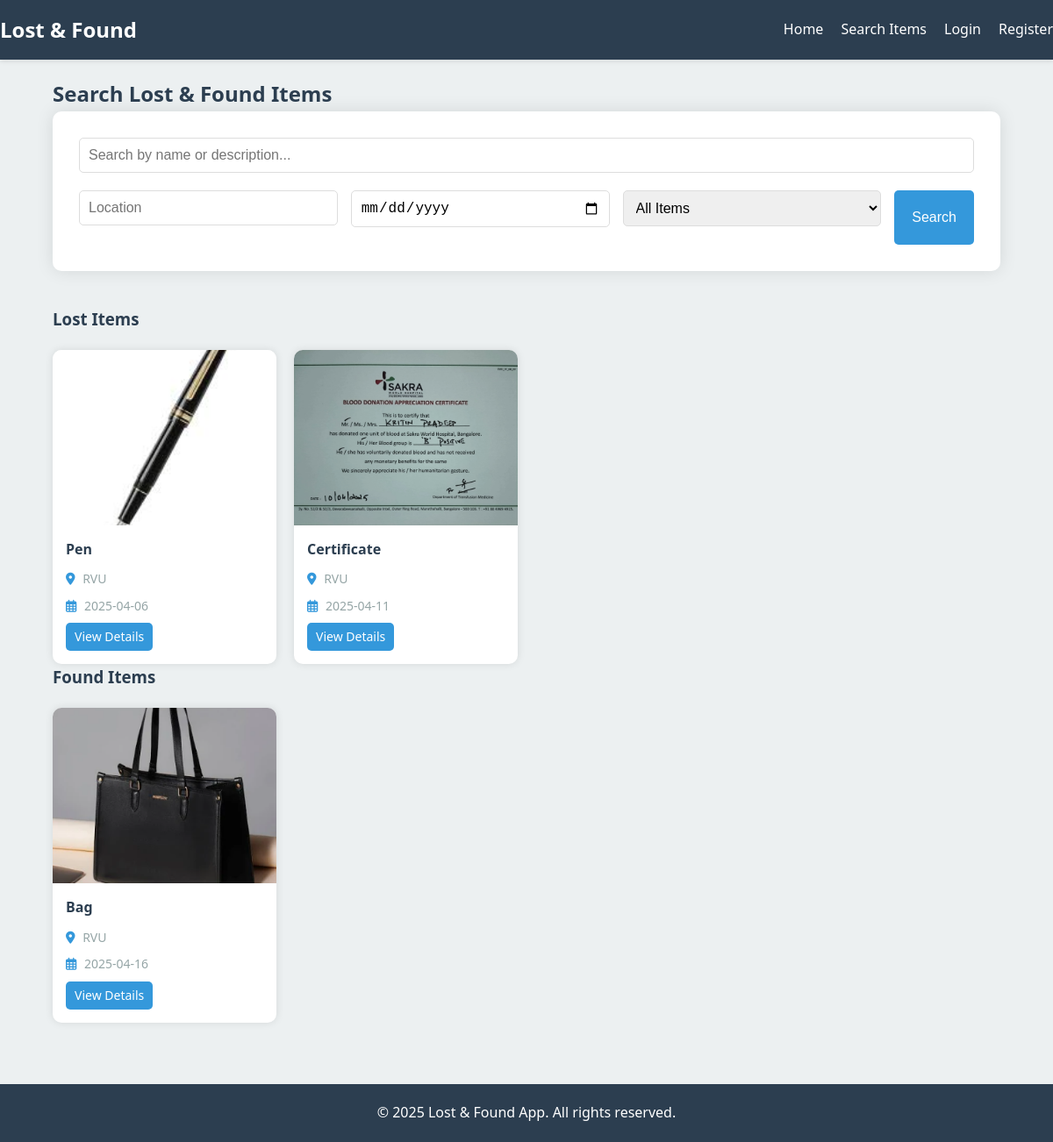
Screenshot of /items/search with the database file from the repository.
### app.py (models this page shows)
class LostItem(db.Model):
    id = db.Column(db.Integer, primary_key=True)
    name = db.Column(db.String(100), nullable=False)
    description = db.Column(db.Text, nullable=False)
    location = db.Column(db.String(100), nullable=False)
    date_lost = db.Column(db.Date, nullable=False)
    image = db.Column(db.String(100))
    status = db.Column(db.String(20), default='lost')
    created_at = db.Column(db.DateTime, default=datetime.utcnow)
    user_id = db.Column(db.Integer, db.ForeignKey('user.id'), nullable=False)

class FoundItem(db.Model):
    id = db.Column(db.Integer, primary_key=True)
    name = db.Column(db.String(100), nullable=False)
    description = db.Column(db.Text, nullable=False)
    location = db.Column(db.String(100), nullable=False)
    date_found = db.Column(db.Date, nullable=False)
    image = db.Column(db.String(100))
    status = db.Column(db.String(20), default='found')
    created_at = db.Column(db.DateTime, default=datetime.utcnow)
    user_id = db.Column(db.Integer, db.ForeignKey('user.id'), nullable=False)

### app.py (the view)
    @app.route('/items/search')
    def search_items():
        query = request.args.get('query', '')
        location = request.args.get('location', '')
        date = request.args.get('date', '')
        item_type = request.args.get('type', 'all')
        lost_items = []
        found_items = []
        if item_type in ['all', 'lost']:
            lost_query = LostItem.query.filter(LostItem.status == 'lost')
            if query:
                lost_query = lost_query.filter(
                    (LostItem.name.ilike(f'%{query}%')) |
                    (LostItem.description.ilike(f'%{query}%'))
                )
            if location:
                lost_query = lost_query.filter(LostItem.location.ilike(f'%{location}%'))
            if date:
                try:
                    date_obj = datetime.strptime(date, '%Y-%m-%d').date()
                    lost_query = lost_query.filter(LostItem.date_lost == date_obj)
                except ValueError:
                    pass
            lost_items = lost_query.all()
        if item_type in ['all', 'found']:
            found_query = FoundItem.query.filter(FoundItem.status == 'found')
            if query:
                found_query = found_query.filter(
                    (FoundItem.name.ilike(f'%{query}%')) |
                    (FoundItem.description.ilike(f'%{query}%'))
                )
            if location:
                found_query = found_query.filter(FoundItem.location.ilike(f'%{location}%'))
            if date:
                try:
                    date_obj = datetime.strptime(date, '%Y-%m-%d').date()
                    found_query = found_query.filter(FoundItem.date_found == date_obj)
                except ValueError:
                    pass
            found_items = found_query.all()
        return render_template('items/search.html',
                            lost_items=lost_items,
                            found_items=found_items,
                            query=query,
                            location=location,
                            date=date,
                            item_type=item_type)

### templates/items/search.html (shortened to what this page needs)
{% extends "base.html" %}
{% block content %}
<section class="search">
    <div class="container">
        <h2>Search Lost & Found Items</h2>
        <form method="GET" action="{{ url_for('search_items') }}" class="search-form">
            <div class="form-group">
                <input type="text" name="query" placeholder="Search by name or description..." value="{{ query }}">
            </div>
            <div class="form-row">
                <div class="form-group">
                    <input type="text" name="location" placeholder="Location" value="{{ location }}">
                </div>
                <div class="form-group">
                    <input type="date" name="date" placeholder="Date" value="{{ date }}">
                </div>
                <div class="form-group">
                    <select name="type">
                        <option value="all" {% if item_type == 'all' %}selected{% endif %}>All Items</option>
                    </select>
                </div>
                <button type="submit" class="btn">Search</button>
            </div>
        </form>
        {% if lost_items or found_items %}
            {% if lost_items and item_type in ['all', 'lost'] %}
                <h3>Lost Items</h3>
                <div class="items-grid">
                    {% for item in lost_items %}
                        <div class="item-card">
                            <div class="item-image">
                                {% if item.image %}
                                    <img src="{{ url_for('static', filename='uploads/' + item.image) }}" alt="{{ item.name }}">
                                {% else %}
                                    <div class="no-image">No Image</div>
                                {% endif %}
                            </div>
                            <div class="item-details">
                                <h4>{{ item.name }}</h4>
                                <p><i class="fas fa-map-marker-alt"></i> {{ item.location }}</p>
                                <p><i class="far fa-calendar-alt"></i> {{ item.date_lost.strftime('%Y-%m-%d') }}</p>
                                <a href="{{ url_for('lost_item_details', id=item.id) }}" class="btn btn-small">View Details</a>
                            </div>
                        </div>
                    {% endfor %}
                </div>
            {% endif %}
            {% if found_items and item_type in ['all', 'found'] %}
                <h3>Found Items</h3>
                <div class="items-grid">
                    {% for item in found_items %}
                        <div class="item-card">
                            <div class="item-image">
                                {% if item.image %}
                                    <img src="{{ url_for('static', filename='uploads/' + item.image) }}" alt="{{ item.name }}">
                                {% else %}
                                    <div class="no-image">No Image</div>
                                {% endif %}
                            </div>
                            <div class="item-details">
                                <h4>{{ item.name }}</h4>
                                <p><i class="fas fa-map-marker-alt"></i> {{ item.location }}</p>
                                <p><i class="far fa-calendar-alt"></i> {{ item.date_found.strftime('%Y-%m-%d') }}</p>
                                <a href="{{ url_for('found_item_details', id=item.id) }}" class="btn btn-small">View Details</a>
                            </div>
                        </div>
                    {% endfor %}
                </div>
            {% endif %}
        {% else %}
            <p>No items found matching your search criteria.</p>
        {% endif %}
    </div>
</section>
{% endblock %}

### templates/base.html (shortened to what this page needs)
<!DOCTYPE html>
<html lang="en">
<head>
    <link rel="stylesheet" href="{{ url_for('static', filename='css/style.css') }}">
    <link rel="stylesheet" href="https://cdnjs.cloudflare.com/ajax/libs/font-awesome/6.0.0-beta3/css/all.min.css">
</head>
<body>
    <header>
        <nav>
            <div class="logo">
                <a href="{{ url_for('index') }}">Lost & Found</a>
            </div>
            <ul class="nav-links">
                <li><a href="{{ url_for('index') }}">Home</a></li>
                <li><a href="{{ url_for('search_items') }}">Search Items</a></li>
                {% if current_user.is_authenticated %}
                    <li><a href="{{ url_for('report_lost') }}">Report Lost</a></li>
                    <li><a href="{{ url_for('report_found') }}">Report Found</a></li>
                    <li><a href="{{ url_for('profile') }}">Profile</a></li>
                    <li><a href="{{ url_for('logout') }}">Logout</a></li>
                {% else %}
                    <li><a href="{{ url_for('login') }}">Login</a></li>
                    <li><a href="{{ url_for('register') }}">Register</a></li>
                {% endif %}
            </ul>
        </nav>
    </header>
    <main>
        {% block content %}{% endblock %}
    </main>
    <footer>
        <p>&copy; 2025 Lost & Found App. All rights reserved.</p>
    </footer>
</body>
</html>

### static/css/style.css (style rules this page uses)
:root { --primary-color: #3498db; --secondary-color: #2980b9; --accent-color: #e74c3c; --light-color: #ecf0f1; --dark-color: #2c3e50; --success-color: #2ecc71; --warning-color: #f39c12; --danger-color: #e74c3c; --gray-color: #95a5a6; --white-color: #ffffff; --black-color: #000000; }
* { margin: 0; padding: 0; box-sizing: border-box; }
body { font-family: 'Segoe UI', Tahoma, Geneva, Verdana, sans-serif; line-height: 1.6; color: var(--dark-color); background-color: var(--light-color); }
a { text-decoration: none; color: var(--primary-color); }
.container { width: 90%; max-width: 1200px; margin: 0 auto; padding: 20px 0; }
.btn { display: inline-block; background: var(--primary-color); color: var(--white-color); padding: 10px 20px; border: none; border-radius: 5px; cursor: pointer; font-size: 16px; transition: background 0.3s ease; }
.btn-small { padding: 5px 10px; font-size: 14px; }
header { background: var(--dark-color); color: var(--white-color); padding: 15px 0; box-shadow: 0 2px 5px rgba(0, 0, 0, 0.1); }
nav { display: flex; justify-content: space-between; align-items: center; }
.logo a { color: var(--white-color); font-size: 24px; font-weight: bold; }
.nav-links { display: flex; list-style: none; }
.nav-links li { margin-left: 20px; }
.nav-links a { color: var(--white-color); transition: color 0.3s ease; }
.form-group { margin-bottom: 20px; }
.form-group input, .form-group textarea, .form-group select { width: 100%; padding: 10px; border: 1px solid #ddd; border-radius: 5px; font-size: 16px; }
.form-row { display: flex; gap: 15px; }
.form-row .form-group { flex: 1; }
.items-grid { display: grid; grid-template-columns: repeat(auto-fill, minmax(250px, 1fr)); gap: 20px; margin-top: 20px; }
.item-card { background: var(--white-color); border-radius: 10px; overflow: hidden; box-shadow: 0 0 10px rgba(0, 0, 0, 0.1); transition: transform 0.3s ease; }
.item-image { height: 200px; overflow: hidden; }
.item-image img { width: 100%; height: 100%; object-fit: cover; }
.item-details { padding: 15px; }
.item-details h3, .item-details h4 { margin-bottom: 10px; color: var(--dark-color); }
.item-details p { margin-bottom: 8px; color: var(--gray-color); font-size: 14px; }
.item-details .fas, .item-details .far { margin-right: 5px; color: var(--primary-color); }
.search-form { background: var(--white-color); padding: 30px; border-radius: 10px; box-shadow: 0 0 20px rgba(0, 0, 0, 0.1); margin-bottom: 40px; }
footer { background: var(--dark-color); color: var(--white-color); text-align: center; padding: 20px 0; margin-top: 50px; }

### rows the page displays
LostItem: image (picture), name "Pen", location "RVU", date_lost "2025-04-06"
LostItem: image (picture), name "Certificate", location "RVU", date_lost "2025-04-11"
FoundItem: image (picture), name "Bag", location "RVU", date_found "2025-04-16"
